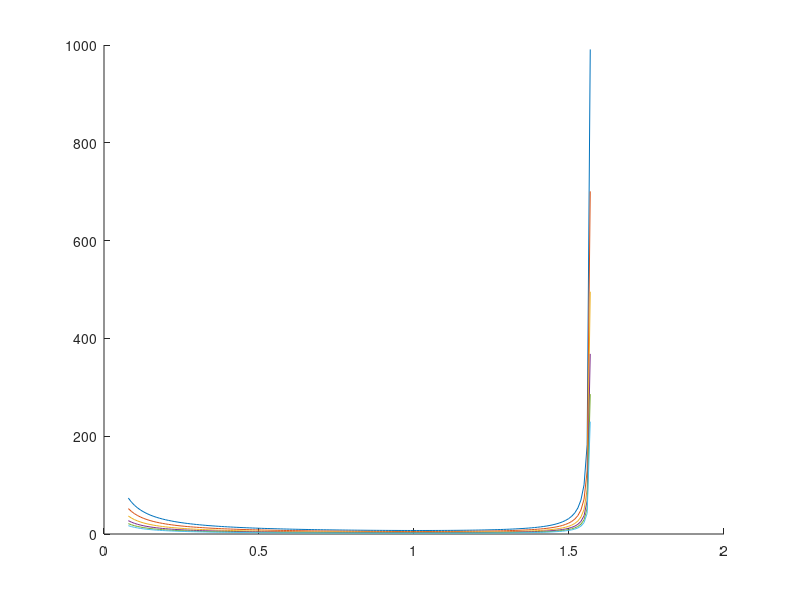

Recreate this plot in MATLAB. (Note: this script raises an error after producing the figure.)
% % % % % % % % % % % % % % % % % % % % % % % % % % % % % % % % % % % % % % 
% This is the main shell script for ASEN 5218 Homework #2. It facilitates
% running the problems in the homework. To check this homework, the only 
% thing that is required is to run this script.
% % % % % % % % % % % % % % % % % % % % % % % % % % % % % % % % % % % % % %
clear
close all

% Question 1 Plot
figure
hold on
theta = pi/40:.01:pi/2;
num_longerons = 2:1:7;
num_longerons = num_longerons';
for n = 2:1:7
    temp = (sin(pi/n)/sqrt(n)) * tan(theta).*(5*cot(theta).^2 + sqrt(10)*csc(theta).^2);%((5*cot(theta)) + sqrt(10)./sin(theta).*1./cos(theta));
    [value_of_mu.cyl(n-1),i] = min(temp);
    optimal_theta.cyl(n-1,1) = theta(i);
    plot(theta,temp)
end
% table of min thetas
table(num_longerons,optimal_theta.cyl)

%finish plot
optimal_theta.cyl = [optimal_theta.cyl;optimal_theta.cyl(1)];
value_of_mu.cyl = [value_of_mu.cyl,50];
plot(optimal_theta.cyl',value_of_mu.cyl,'r','linewidth',2);
axis([0,pi/2,0,50]); grid on
title('Solid Cylinder $\mu_n \mu_{\theta}$ for Increasing Number of Longerons','interpreter','latex')
ylabel('\mu_n \mu_{\theta}');xlabel('\theta, radians')
legend('n = 2','n = 3','n = 4','n = 5','n = 6','n = 7','Minimum \theta','location','north')
h = text(optimal_theta.cyl(1)+.03,30,['Minimum \theta = ',num2str(optimal_theta.cyl(1)*180/pi,3),'^o'],'horizontalalignment','center');
set(h,'Rotation',90)
 
% Question 2 Plot
figure
hold on
theta = pi/40:.01:pi/2;
num_longerons = 2:1:7;
num_longerons = num_longerons';
for n = 2:1:7
    temp = sin(pi/n)^(2/3)/n^(1/3) * tan(theta).*(5*2^(2/3)*cot(theta).^(5/3) + 2^(4/3)*5^(2/3).*csc(theta).^5/3);%(5*2^(2/3)*cot(theta) + (2^(4/3)*5^(2/3))./(sin(theta).^(2/3).*cos(theta)));
    [value_of_mu.tube(n-1),i] = min(temp);
    optimal_theta.tube(n-1,1) = theta(i);
    plot(theta,temp)
end
% table of min thetas
table(num_longerons,optimal_theta.tube)

%finish plot
optimal_theta.tube = [optimal_theta.tube;optimal_theta.tube(1)];
value_of_mu.tube = [value_of_mu.tube,50];
plot(optimal_theta.tube',value_of_mu.tube,'r','linewidth',2);
axis([0,pi/2,0,50]); grid on
title('Hollow Tube $\mu_n \mu_{\theta}$ for Increasing Number of Longerons','interpreter','latex')
ylabel('\mu_n \mu_{\theta}');xlabel('\theta, radians')
legend('n = 2','n = 3','n = 4','n = 5','n = 6','n = 7','Minimum \theta','location','southwest')
h = text(optimal_theta.tube(1)+.03,30,['Minimum \theta = ',num2str(optimal_theta.tube(1)*180/pi,3),'^o'],'horizontalalignment','center');
set(h,'Rotation',90)
%%
% Question 3
E = 110e9; %Pa
rho = 1500; %kg/m^3
t_min = 0.5e-3; %m minimum thickness of the tube
loadP_min = 0; %N
loadP_max = 1000; %N
theta_solid = optimal_theta.cyl(1); %radians
theta_tube = optimal_theta.tube(1); %radians

% Plot M/L as a function of the load P for fied parameters
P = loadP_min:1:loadP_max;
i = 1;
figure; hold on; grid on
xlabel('Load P, N');ylabel('M/L, kg/m')
title('Truss Efficiency as a Function of Loading P')
for n = [3 6 12]
    for R = [0.1 0.3 1] %m global truss radius
        % For solid cylinder
        K.cyl = 4/5/sqrt(pi);
        muR.cyl = R;
        muP.cyl = sqrt(P);
        muM.cyl = rho/E^(1/2);
        muN.cyl = sin(pi/n)/sqrt(n);
        muTheta.cyl = tan(theta_solid).*(5*cot(theta_solid).^2 + sqrt(10)*csc(theta_solid).^2);%5*cot(theta_solid) + sqrt(10)/(sin(theta_solid)*cos(theta_solid));
        store.cyl.(['longeron',num2str(n)]).(['R',num2str(10*R)]) = K.cyl*muR.cyl*muP.cyl*muM.cyl*muN.cyl*muTheta.cyl;
        switch n
            case 3
                switch R
                    case 0.1
                        plot(P,store.cyl.(['longeron',num2str(n)]).(['R',num2str(10*R)]),'linestyle','-','color','#e6194b','marker','none','markerfacecolor','#0072BD','linewidth',1.5)
                    case 0.3
                        plot(P,store.cyl.(['longeron',num2str(n)]).(['R',num2str(10*R)]),'linestyle','-','color','#f58231','marker','none','markerfacecolor','#0072BD','linewidth',1.5)
                    case 1
                        plot(P,store.cyl.(['longeron',num2str(n)]).(['R',num2str(10*R)]),'linestyle','-','color','#ffe119','marker','none','markerfacecolor','#0072BD','linewidth',1.5)
                end
            case 6
                switch R
                    case 0.1
                        plot(P,store.cyl.(['longeron',num2str(n)]).(['R',num2str(10*R)]),'linestyle','-','color','#bfef45','marker','none','markerfacecolor','#D95319','linewidth',1.5)
                    case 0.3
                        plot(P,store.cyl.(['longeron',num2str(n)]).(['R',num2str(10*R)]),'linestyle','-','color','#3cb44b','marker','none','markerfacecolor','#D95319','linewidth',1.5)
                    case 1
                        plot(P,store.cyl.(['longeron',num2str(n)]).(['R',num2str(10*R)]),'linestyle','-','color','#42d4f4','marker','none','markerfacecolor','#D95319','linewidth',1.5)
                end
            case 12
                switch R
                    case 0.1
                        plot(P,store.cyl.(['longeron',num2str(n)]).(['R',num2str(10*R)]),'linestyle','-','color','#4363d8','marker','none','markerfacecolor','#7E2F8E','linewidth',1.5)
                    case 0.3
                        plot(P,store.cyl.(['longeron',num2str(n)]).(['R',num2str(10*R)]),'linestyle','-','color','#911eb4','marker','none','markerfacecolor','#7E2F8E','linewidth',1.5)
                    case 1
                        plot(P,store.cyl.(['longeron',num2str(n)]).(['R',num2str(10*R)]),'linestyle','-','color','#f032e6','marker','none','markerfacecolor','#7E2F8E','linewidth',1.5)
                end
        end
        %text(.7*loadP_max,store.cyl.(['longeron',num2str(n)]).(['R',num2str(10*R)])(round(.7*loadP_max)),['Cyl R=',num2str(R),' n=',num2str(n)],'horizontalalignment','center')
        
        % For hollow tube
        K.tube = 1/5;
        muR.tube = R^(2/3);
        muP.tube = P.^(1/3);
        muM.tube = rho*t_min^(2/3)/E^(1/3);
        muN.tube = sin(pi/n)^(2/3)/n^(1/3);
        muTheta.tube = tan(theta_tube).*(5*2^(2/3)*cot(theta_tube).^(5/3) + 2^(4/3)*5^(2/3).*csc(theta_tube).^5/3);%(5*2^(2/3)*cot(theta_tube) + (2^(4/3)*5^(2/3))/(sin(theta_tube)^(2/3)*cos(theta_tube)));
        store.tube.(['longeron',num2str(n)]).(['R',num2str(10*R)]) = K.tube*muR.tube*muP.tube*muM.tube*muN.tube*muTheta.tube;
        switch n
            case 3
                switch R
                    case 0.1
                        plot(P,store.tube.(['longeron',num2str(n)]).(['R',num2str(10*R)]),'linestyle','--','color','#e6194b','marker','none','markerfacecolor','#0072BD','linewidth',1.5)
                    case 0.3
                        plot(P,store.tube.(['longeron',num2str(n)]).(['R',num2str(10*R)]),'linestyle','--','color','#f58231','marker','none','markerfacecolor','#0072BD','linewidth',1.5)
                    case 1
                        plot(P,store.tube.(['longeron',num2str(n)]).(['R',num2str(10*R)]),'linestyle','--','color','#ffe119','marker','none','markerfacecolor','#0072BD','linewidth',1.5)
                end
            case 6
                switch R
                    case 0.1
                        plot(P,store.tube.(['longeron',num2str(n)]).(['R',num2str(10*R)]),'linestyle','--','color','#bfef45','marker','none','markerfacecolor','#D95319','linewidth',1.5)
                    case 0.3
                        plot(P,store.tube.(['longeron',num2str(n)]).(['R',num2str(10*R)]),'linestyle','--','color','#3cb44b','marker','none','markerfacecolor','#D95319','linewidth',1.5)
                    case 1
                        plot(P,store.tube.(['longeron',num2str(n)]).(['R',num2str(10*R)]),'linestyle','--','color','#42d4f4','marker','none','markerfacecolor','#D95319','linewidth',1.5)
                end
            case 12
                switch R
                    case 0.1
                        plot(P,store.tube.(['longeron',num2str(n)]).(['R',num2str(10*R)]),'linestyle','--','color','#4363d8','marker','none','markerfacecolor','#7E2F8E','linewidth',1.5)
                    case 0.3
                        plot(P,store.tube.(['longeron',num2str(n)]).(['R',num2str(10*R)]),'linestyle','--','color','#911eb4','marker','none','markerfacecolor','#7E2F8E','linewidth',1.5)
                    case 1
                        plot(P,store.tube.(['longeron',num2str(n)]).(['R',num2str(10*R)]),'linestyle','--','color','#f032e6','marker','none','markerfacecolor','#7E2F8E','linewidth',1.5)
                end
        end
        %text(.5*loadP_max,store.tube.(['longeron',num2str(n)]).(['R',num2str(10*R)])(round(.5*loadP_max)),['tube R=',num2str(R),' n=',num2str(n)],'horizontalalignment','center')
        
        % Find the value of M/L where these two lines cross
        [t1,t2] = polyxpoly(P,store.cyl.(['longeron',num2str(n)]).(['R',num2str(10*R)]),P,store.tube.(['longeron',num2str(n)]).(['R',num2str(10*R)]));
        store.intersects.x(i) = max(t1);
        store.intersects.y(i) = max(t2);
        i = i + 1;
    end
end
set(gca, 'XScale', 'log', 'YScale', 'log')

% Plot P as a function of R for the four lines that cross each other
figure
hold on
grid on
xlabel('Global Truss Radius R, m');ylabel('Load P, N');
title('Maximum Load as a Function of Global Truss Radius')
w = store.intersects.y;
w(w == 0) = [];
R = 0.1:0.01:1;
% For n=3 & R=0.1
n = 3;
muN.cyl = sin(pi/n)/sqrt(n);
P = (w./K.cyl./R./muM.cyl./muN.cyl./muTheta.cyl).^2;
plot(R,P,'linestyle','-')
muN.tube = sin(pi/n)^(2/3)/n^(1/3);
P = (w./K.tube./(R.^(2/3))./muM.tube./muN.tube./muTheta.tube).^3;
plot(R,P,'linestyle','--')
n = 6;
muN.cyl = sin(pi/n)/sqrt(n);
P = (w./K.cyl./R./muM.cyl./muN.cyl./muTheta.cyl).^2;
plot(R,P,'linestyle','-')
muN.tube = sin(pi/n)^(2/3)/n^(1/3);
P = (w./K.tube./(R.^(2/3))./muM.tube./muN.tube./muTheta.tube).^3;
plot(R,P,'linestyle','--')
n = 12;
muN.cyl = sin(pi/n)/sqrt(n);
P = (w./K.cyl./R./muM.cyl./muN.cyl./muTheta.cyl).^2;
plot(R,P,'linestyle','-')
muN.tube = sin(pi/n)^(2/3)/n^(1/3);
P = (w./K.tube./(R.^(2/3))./muM.tube./muN.tube./muTheta.tube).^3;
plot(R,P,'linestyle','--')
set(gca, 'XScale', 'log', 'YScale', 'log')
legend('Cyl, n=3','Tube, n=3','Cyl, n=6','Tube, n=6','Cyl, n=12','Tube, n=12')

% Plot of the longeron and diagonal radius as a function of P or R

%%
% Question 4 is a derivation

% Question 5
% For a poisson ratio of 1/3 we derived the formulation in class for bars
% at an arbitrary angle alpha, so we use that here.
% Square Lattice: alpha=0 and alpha=90
disp('Square Lattice')
a = 0;
A1 = [cos(a)^2; sin(a)*cos(a); sin(a)^2] * [cos(a)^2 sin(a)*cos(a) sin(a)^2]
a = pi/2;
A2 = [cos(a)^2; sin(a)*cos(a); sin(a)^2] * [cos(a)^2 sin(a)*cos(a) sin(a)^2]
A = A1 + A2

% Polar Plot
theta = 0:0.01:2*pi;
R = 1/2*(cos(theta).^4 + sin(theta).^4);
figure
polarplot(theta,R)
title('Equivalent Modulus for a Square Lattice')

% Triangle Lattice: alpha=0 and alpha=60 and alpha=120
disp('Triangle Lattice')
a = 0;
A1 = [cos(a)^2; sin(a)*cos(a); sin(a)^2] * [cos(a)^2 sin(a)*cos(a) sin(a)^2]
a = pi/3;
A2 = [cos(a)^2; sin(a)*cos(a); sin(a)^2] * [cos(a)^2 sin(a)*cos(a) sin(a)^2]
a = 2*pi/3;
A3 = [cos(a)^2; sin(a)*cos(a); sin(a)^2] * [cos(a)^2 sin(a)*cos(a) sin(a)^2]
A = A1 + A2 + A3

% Polar Plot
theta = 0:0.01:2*pi;
R = 2.25*sqrt(3)/6; R = repelem(R,length(theta));
figure
polarplot(theta,R)
title('Equivalent Modulus for a Equilateral Triangle Lattice')
